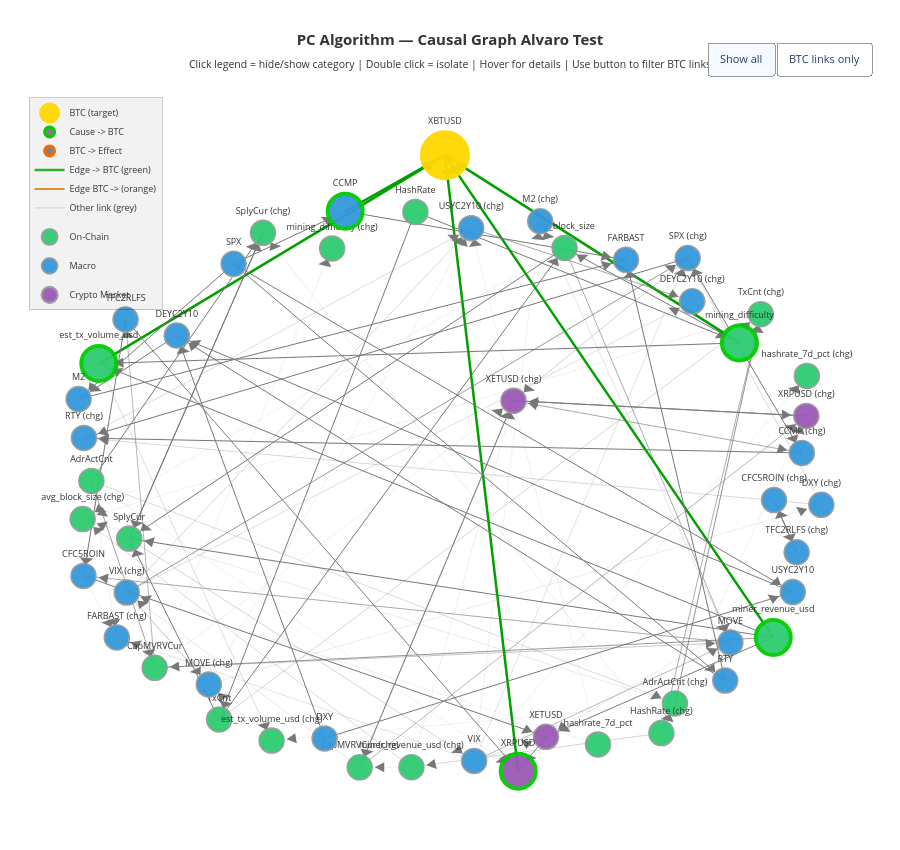

Notebook code cell kept with this figure:
### Markdown cell above
**Interactive Causal Graph Alvaro test**

### Code cell
import plotly.graph_objects as go
import networkx as nx
import numpy as np


def plot_dag_arrows(cg_object, nodes, df_returns, causes, effets, bidirect, target_ticker):
    """
    cg_object: le cg.G retourné par causallearn (PAS adj_matrix)
    """

    G = nx.DiGraph()

    # Construire le graphe depuis l'objet causallearn (PAS depuis adj_matrix)
    for i in range(len(nodes)):
        for j in range(i+1, len(nodes)):
            node_i = cg_object.nodes[i]
            node_j = cg_object.nodes[j]
            edge = cg_object.get_edge(node_i, node_j)
            if edge is None:
                continue
            ep1 = str(edge.get_endpoint1())  # côté node_i
            ep2 = str(edge.get_endpoint2())  # côté node_j

            if ep1 == "TAIL" and ep2 == "ARROW":
                G.add_edge(nodes[i], nodes[j])  # i → j
            elif ep1 == "ARROW" and ep2 == "TAIL":
                G.add_edge(nodes[j], nodes[i])  # j → i
            elif ep1 == "ARROW" and ep2 == "ARROW":
                G.add_edge(nodes[i], nodes[j])
                G.add_edge(nodes[j], nodes[i])
            else:
                # Non orienté — on met les deux directions
                G.add_edge(nodes[i], nodes[j])
                G.add_edge(nodes[j], nodes[i])

    btc_neighbors = set(G.predecessors(target_ticker)) | set(G.successors(target_ticker))
    btc_neighbors.add(target_ticker)

    pos = nx.spring_layout(G, seed=42, k=2.5)
    pos[target_ticker] = np.array([0.0, 1.2])
    corr_matrix = np.abs(np.corrcoef(df_returns.values.T))

    all_traces = []
    vis_all = []
    vis_btc_only = []

    for u, v in G.edges():
        x0, y0 = pos[u]
        x1, y1 = pos[v]
        idx_u = nodes.index(u) if u in nodes else -1
        idx_v = nodes.index(v) if v in nodes else -1
        weight = corr_matrix[idx_u, idx_v] if idx_u >= 0 and idx_v >= 0 else 0.3
        alpha = max(0.1, min(1.0, weight * 1.5))
        cat_u, cat_v = get_category(u), get_category(v)
        is_btc_edge = (u == target_ticker or v == target_ticker)

        # u → v : si v est BTC, c'est une cause (vert)
        #         si u est BTC, c'est un effet (orange)
        if v == target_ticker:
            rgba  = f"rgba(0, 160, 0, {alpha})"
            solid = "rgb(0, 160, 0)"
            width = 2.5
        elif u == target_ticker:
            rgba  = f"rgba(220, 120, 0, {alpha})"
            solid = "rgb(220, 120, 0)"
            width = 2.0
        else:
            rgba  = f"rgba(120, 120, 120, {alpha})"
            solid = "rgb(120, 120, 120)"
            width = 1.0

        if cat_u == "BTC (target)":    edge_groups = [cat_v]
        elif cat_v == "BTC (target)":  edge_groups = [cat_u]
        else:                          edge_groups = [cat_u]

        # Triangle de flèche : pointe vers v (la destination)
        dx, dy = x1 - x0, y1 - y0
        length = np.sqrt(dx**2 + dy**2)
        if length > 0:
            ux_n, uy_n = dx / length, dy / length
            tip_x = x1 - ux_n * 0.04
            tip_y = y1 - uy_n * 0.04
            perp_x, perp_y = -uy_n, ux_n
            arrow_size = 0.018
            base1_x = tip_x - ux_n * 0.025 + perp_x * arrow_size
            base1_y = tip_y - uy_n * 0.025 + perp_y * arrow_size
            base2_x = tip_x - ux_n * 0.025 - perp_x * arrow_size
            base2_y = tip_y - uy_n * 0.025 - perp_y * arrow_size
        else:
            tip_x, tip_y = x1, y1
            base1_x, base1_y = x1, y1
            base2_x, base2_y = x1, y1

        for grp in edge_groups:
            # Ligne
            all_traces.append(go.Scatter(
                x=[x0, x1, None], y=[y0, y1, None], mode='lines',
                line=dict(width=width, color=rgba),
                hoverinfo='none', showlegend=False, legendgroup=grp))
            vis_all.append(True)
            vis_btc_only.append(is_btc_edge)

            # Pointe de flèche (triangle)
            all_traces.append(go.Scatter(
                x=[tip_x, base1_x, base2_x, tip_x, None],
                y=[tip_y, base1_y, base2_y, tip_y, None],
                mode='lines', fill='toself',
                fillcolor=solid, line=dict(width=0, color=solid),
                hoverinfo='none', showlegend=False, legendgroup=grp))
            vis_all.append(True)
            vis_btc_only.append(is_btc_edge)

    # --- NODES ---
    for cat, color in CATEGORY_COLORS.items():
        cat_nodes = [n for n in G.nodes() if get_category(n) == cat]
        if not cat_nodes: continue
        cx, cy, csizes, ctext, chover, cborders, cborder_w = [], [], [], [], [], [], []
        for node in cat_nodes:
            x, y = pos[node]
            cx.append(x); cy.append(y)
            in_e = list(G.predecessors(node))
            out_e = list(G.successors(node))
            chover.append(
                f"<b>{node}</b><br>Category: {cat}<br>"
                f"Receives from: {len(in_e)} nodes<br>Sends to: {len(out_e)} nodes<br>"
                f"Connections: {', '.join(in_e + out_e) if in_e + out_e else 'none'}")
            ctext.append(node.replace(" Index","").replace(" Curncy","").replace("_chg"," (chg)"))
            if node == target_ticker:
                csizes.append(45); cborders.append("#FFD700"); cborder_w.append(5)
            elif node in causes:
                csizes.append(35); cborders.append("#00CC00"); cborder_w.append(4)
            elif node in effets:
                csizes.append(35); cborders.append("#FF6600"); cborder_w.append(4)
            elif node in bidirect:
                csizes.append(35); cborders.append("#CC00CC"); cborder_w.append(4)
            else:
                csizes.append(25); cborders.append("#999999"); cborder_w.append(1.5)
        has_btc = any(n in btc_neighbors for n in cat_nodes)
        lg = '_noclick' if cat == "BTC (target)" else cat
        all_traces.append(go.Scatter(
            x=cx, y=cy, mode='markers+text', name=cat,
            text=ctext, textposition='top center',
            textfont=dict(size=9, color='#333333'),
            hovertext=chover, hoverinfo='text',
            marker=dict(size=csizes, color=color,
                        line=dict(color=cborders, width=cborder_w), opacity=0.95),
            legendgroup=lg, showlegend=True))
        vis_all.append(True)
        vis_btc_only.append(True if cat == "BTC (target)" or has_btc else False)

    # --- LEGEND ---
    for t in [
        go.Scatter(x=[None],y=[None],mode='markers',
            marker=dict(size=10,color='gray',line=dict(color='#00CC00',width=3)),
            name='Cause -> BTC',showlegend=True,legendgroup='_noclick'),
        go.Scatter(x=[None],y=[None],mode='markers',
            marker=dict(size=10,color='gray',line=dict(color='#FF6600',width=3)),
            name='BTC -> Effect',showlegend=True,legendgroup='_noclick'),
        go.Scatter(x=[None],y=[None],mode='lines',
            line=dict(color='rgba(0,160,0,0.8)',width=2.5),
            name='Edge -> BTC (green)',showlegend=True,legendgroup='_noclick'),
        go.Scatter(x=[None],y=[None],mode='lines',
            line=dict(color='rgba(220,120,0,0.8)',width=2),
            name='Edge BTC -> (orange)',showlegend=True,legendgroup='_noclick'),
        go.Scatter(x=[None],y=[None],mode='lines',
            line=dict(color='rgba(120,120,120,0.3)',width=1),
            name='Other link (grey)',showlegend=True,legendgroup='_noclick'),
    ]:
        all_traces.append(t); vis_all.append(True); vis_btc_only.append(True)

    fig = go.Figure(data=all_traces, layout=go.Layout(
        title=dict(text=("<b>PC Algorithm — Causal Graph Alvaro Test</b><br>"
            "<sub>Click legend = hide/show category | Double click = isolate | "
            "Hover for details | Use button to filter BTC links</sub>"),
            font=dict(size=15, color='#333333'), x=0.5),
        paper_bgcolor='white', plot_bgcolor='white', showlegend=True,
        legend=dict(bgcolor='rgba(0,0,0,0.05)', bordercolor='rgba(0,0,0,0.2)',
            borderwidth=1, font=dict(color='#333333', size=9),
            x=0.01, y=0.99, groupclick='togglegroup'),
        hovermode='closest',
        xaxis=dict(showgrid=False, zeroline=False, showticklabels=False),
        yaxis=dict(showgrid=False, zeroline=False, showticklabels=False),
        margin=dict(l=20, r=20, t=90, b=20), height=850,
        updatemenus=[dict(type="buttons", direction="left",
            x=0.99, y=1.02, xanchor="right", yanchor="bottom",
            buttons=[
                dict(label="Show all", method="update",
                     args=[{"visible": vis_all}]),
                dict(label="BTC links only", method="update",
                     args=[{"visible": vis_btc_only}]),
            ], bgcolor="white", bordercolor="#999", font=dict(size=11))],
    ))
    import webbrowser, os
    filepath = os.path.abspath("causal_graph_arrows.html")
    fig.write_html(filepath, include_plotlyjs=True)
    fig.show()
    webbrowser.open("file://" + filepath)

# APPEL — on passe cg.G (pas cg.G.graph)
plot_dag_arrows(cg.G, node_names, df_returns, causes, effets, bidirect, target_ticker)
